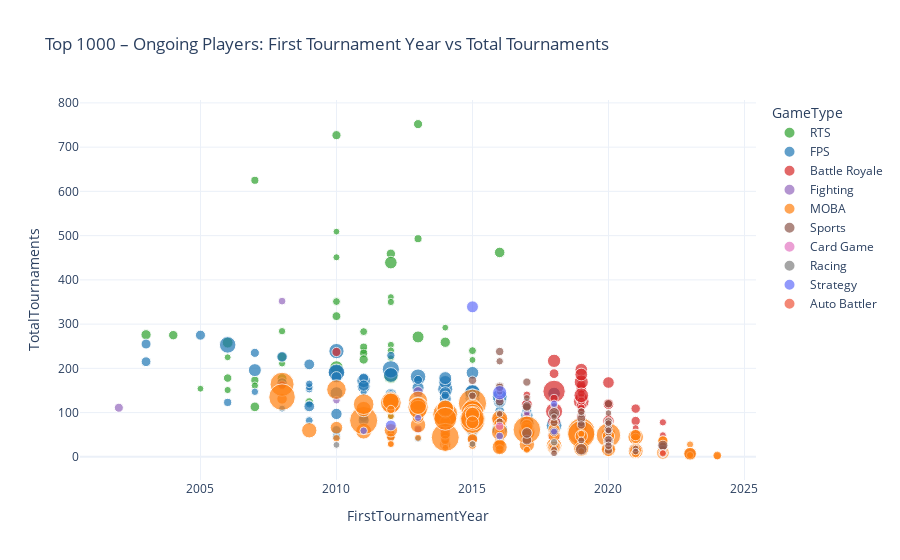
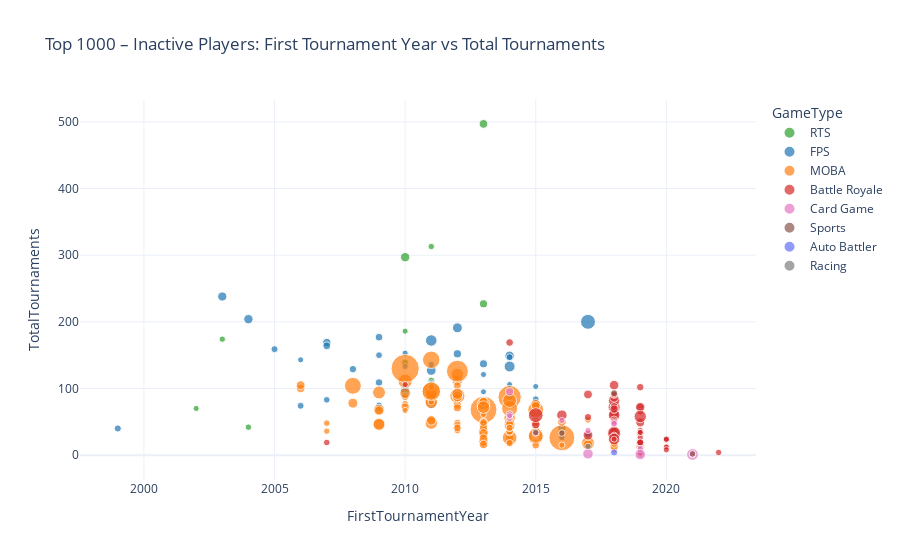

Notebook source saved alongside these figures, in order:
### Code cell
# Merge GameName from games_df into scatter_df using GameId
scatter_df = scatter_df.merge(
    games_df[['GameId', 'GameName']],
    on='GameId',
    how='left'
)

# Update the hover_data dictionary to replace GameId with GameName
hover_data = {
    'GameType': True,
    'GameName': True,
    'FirstTournamentYear': True,
    'LastTournamentYear': True,
    'TotalUSDPrize': True,
    'TotalTournaments': True
}

# Regenerate data subsets
ongoing_df = scatter_df[scatter_df['CareerStatus'] == 'Ongoing']
inactive_df = scatter_df[scatter_df['CareerStatus'] == 'Inactive']

# Scatterplot for Ongoing players
fig_ongoing = px.scatter(
    ongoing_df,
    x='FirstTournamentYear',
    y='TotalTournaments',
    color='GameType',
    color_discrete_map=game_type_palette,
    size='TotalUSDPrize',
    hover_name='CurrentHandle',
    hover_data=hover_data,
    title='Top 1000 – Ongoing Players: First Tournament Year vs Total Tournaments',
    template='plotly_white'
)

# Scatterplot for Inactive players
fig_inactive = px.scatter(
    inactive_df,
    x='FirstTournamentYear',
    y='TotalTournaments',
    color='GameType',
    color_discrete_map=game_type_palette,
    size='TotalUSDPrize',
    hover_name='CurrentHandle',
    hover_data=hover_data,
    title='Top 1000 – Inactive Players: First Tournament Year vs Total Tournaments',
    template='plotly_white'
)

# Show both figures
fig_ongoing.show()
fig_inactive.show()


Bugha
arT
Clem
Angry Bird
Collapse
Firstkiller
M0nkey M00n
BunnyHoppor
MagnusCarlsen
A
Kaydop
Punk
Th0masHD
Cat
ana

### Figure 1 — Plotly figure (JSON) as saved in the notebook; plotly's stock layout.template omitted (floating-point values rounded to 4 significant figures; data arrays with more than 128 entries replaced by an {"elided": "..."} marker saying what was removed)
{"data": [{"customdata": {"elided": "44x4 mixed values"}, "hovertemplate": "<b>%{hovertext}</b><br><br>GameType=%{customdata[0]}<br>FirstTournamentYear=%{x}<br>TotalTournaments=%{y}<br>TotalUSDPrize=%{customdata[3]}<br>GameName=%{customdata[1]}<br>LastTournamentYear=%{customdata[2]}<extra></extra>", "hovertext": ["MC", "ByuN", "Lyn", "DongRaeGu", "GuMiho", "Moon", "Maru", "PartinG", "SpeCial", "Nerchio", "Happy", "Fly100%", "Infi", "TH000", "Flash", "Jaedong", "Stork", "Bisu", "ZerO", "Light", "TY", "Soulkey", "Stats", "Classic", "Scarlett", "mini", "Rain", "herO", "Trap", "soO", "HeRoMaRinE", "Dark", "Solar", "ShoWTimE", "Rogue", "MarineLorD", "Serral", "Cure", "Clem", "Elazer", "TheViper", "Reynor", "Oliveira", "Hera"], "legendgroup": "RTS", "marker": {"color": "#2ca02c", "size": [537700.0, 634300.0, 668400.0, 359700.0, 345500.0, 782600.0, 1356000.0, 482300.0, 464800.0, 376600.0, 485300.0, 348700.0, 503300.0, 401900.0, 700800.0, 876400.0, 387200.0, 537900.0, 377900.0, 356800.0, 727400.0, 510600.0, 637700.0, 582700.0, 472100.0, 381200.0, 379100.0, 660300.0, 409700.0, 645400.0, 357600.0, 1194000.0, 629900.0, 393100.0, 1079000.0, 351200.0, 1666000.0, 484500.0, 832700.0, 346200.0, 409100.0, 804500.0, 473200.0, 361700.0], "sizemode": "area", "sizeref": 15030.0, "symbol": "circle"}, "mode": "markers", "name": "RTS", "orientation": "v", "showlegend": true, "type": "scatter", "x": [2009, 2010, 2004, 2011, 2010, 2003, 2010, 2011, 2010, 2010, 2007, 2005, 2007, 2007, 2007, 2006, 2006, 2006, 2008, 2006, 2008, 2011, 2008, 2010, 2011, 2012, 2012, 2012, 2012, 2011, 2012, 2012, 2013, 2012, 2013, 2012, 2012, 2013, 2016, 2014, 2008, 2014, 2015, 2015], "xaxis": "x", "y": [124, 727, 275, 240, 509, 276, 202, 248, 351, 451, 625, 154, 173, 161, 113, 258, 151, 178, 211, 225, 177, 234, 226, 318, 283, 253, 92, 459, 240, 220, 361, 439, 752, 350, 271, 223, 183, 493, 462, 292, 284, 259, 240, 219], "yaxis": "y"}, {"customdata": {"elided": "218x4 mixed values"}, "hovertemplate": "<b>%{hovertext}</b><br><br>GameType=%{customdata[0]}<br>FirstTournamentYear=%{x}<br>TotalTournaments=%{y}<br>TotalUSDPrize=%{customdata[3]}<br>GameName=%{customdata[1]}<br>LastTournamentYear=%{customdata[2]}<extra></extra>", "hovertext": {"elided": "218 str values"}, "legendgroup": "FPS", "marker": {"color": "#1f77b4", "size": {"elided": "218 float values"}, "sizemode": "area", "sizeref": 15030.0, "symbol": "circle"}, "mode": "markers", "name": "FPS", "orientation": "v", "showlegend": true, "type": "scatter", "x": {"elided": "218 int values"}, "xaxis": "x", "y": {"elided": "218 int values"}, "yaxis": "y"}, {"customdata": {"elided": "147x4 mixed values"}, "hovertemplate": "<b>%{hovertext}</b><br><br>GameType=%{customdata[0]}<br>FirstTournamentYear=%{x}<br>TotalTournaments=%{y}<br>TotalUSDPrize=%{customdata[3]}<br>GameName=%{customdata[1]}<br>LastTournamentYear=%{customdata[2]}<extra></extra>", "hovertext": {"elided": "147 str values"}, "legendgroup": "Battle Royale", "marker": {"color": "#d62728", "size": {"elided": "147 float values"}, "sizemode": "area", "sizeref": 15030.0, "symbol": "circle"}, "mode": "markers", "name": "Battle Royale", "orientation": "v", "showlegend": true, "type": "scatter", "x": {"elided": "147 int values"}, "xaxis": "x", "y": {"elided": "147 int values"}, "yaxis": "y"}, {"customdata": [["Fighting", "Tekken 7", 2025, 438200.0], ["Fighting", "Street Fighter V: Arcade Edition", 2025, 613800.0], ["Fighting", "Street Fighter V", 2025, 405200.0], ["Fighting", "Super Smash Bros. Melee", 2025, 453715], ["Fighting", "Dragon Ball FighterZ", 2024, 809700.0], ["Fighting", "Street Fighter V", 2025, 496900.0], ["Fighting", "Street Fighter V: Arcade Edition", 2024, 646100.0], ["Fighting", "Street Fighter 6", 2025, 345500.0], ["Fighting", "Street Fighter V: Champion Edition", 2025, 528000.0], ["Fighting", "Street Fighter 6", 2025, 548800.0], ["Fighting", "Street Fighter 6", 2025, 353800.0], ["Fighting", "Street Fighter V: Champion Edition", 2025, 337800.0], ["Fighting", "Tekken 7", 2024, 402100.0], ["Fighting", "Tekken 7", 2025, 538300.0], ["Fighting", "Tekken 7", 2024, 455900.0], ["Fighting", "Street Fighter 6", 2025, 1456000.0], ["Fighting", "Street Fighter 6", 2024, 1006000.0]], "hovertemplate": "<b>%{hovertext}</b><br><br>GameType=%{customdata[0]}<br>FirstTournamentYear=%{x}<br>TotalTournaments=%{y}<br>TotalUSDPrize=%{customdata[3]}<br>GameName=%{customdata[1]}<br>LastTournamentYear=%{customdata[2]}<extra></extra>", "hovertext": ["Knee", "Tokido", "NuckleDu", "Hungrybox", "SonicFox", "Xiao Hai", "Gachikun", "Chris Wong", "Punk", "MenaRD", "Angry Bird", "iDom", "Arslan Ash", "Ulsan", "Atif Butt", "Kakeru", "UMA"], "legendgroup": "Fighting", "marker": {"color": "#9467bd", "size": [438200.0, 613800.0, 405200.0, 453700.0, 809700.0, 496900.0, 646100.0, 345500.0, 528000.0, 548800.0, 353800.0, 337800.0, 402100.0, 538300.0, 455900.0, 1456000.0, 1006000.0], "sizemode": "area", "sizeref": 15030.0, "symbol": "circle"}, "mode": "markers", "name": "Fighting", "orientation": "v", "showlegend": true, "type": "scatter", "x": [2010, 2002, 2012, 2008, 2013, 2013, 2015, 2016, 2016, 2017, 2017, 2017, 2018, 2018, 2019, 2021, 2023], "xaxis": "x", "y": [128, 111, 106, 352, 147, 63, 38, 14, 130, 41, 29, 99, 51, 58, 15, 15, 6], "yaxis": "y"}, {"customdata": {"elided": "225x4 mixed values"}, "hovertemplate": "<b>%{hovertext}</b><br><br>GameType=%{customdata[0]}<br>FirstTournamentYear=%{x}<br>TotalTournaments=%{y}<br>TotalUSDPrize=%{customdata[3]}<br>GameName=%{customdata[1]}<br>LastTournamentYear=%{customdata[2]}<extra></extra>", "hovertext": {"elided": "225 str values"}, "legendgroup": "MOBA", "marker": {"color": "#ff7f0e", "size": {"elided": "225 float values"}, "sizemode": "area", "sizeref": 15030.0, "symbol": "circle"}, "mode": "markers", "name": "MOBA", "orientation": "v", "showlegend": true, "type": "scatter", "x": {"elided": "225 int values"}, "xaxis": "x", "y": {"elided": "225 int values"}, "yaxis": "y"}, {"customdata": {"elided": "54x4 mixed values"}, "hovertemplate": "<b>%{hovertext}</b><br><br>GameType=%{customdata[0]}<br>FirstTournamentYear=%{x}<br>TotalTournaments=%{y}<br>TotalUSDPrize=%{customdata[3]}<br>GameName=%{customdata[1]}<br>LastTournamentYear=%{customdata[2]}<extra></extra>", "hovertext": ["GarrettG", "Turbopolsa", "JKnaps", "torment", "caiotg1", "Kaydop", "Fairy Peak!", "SquishyMuffinz", "MSdossary7", "Chicago", "Nicolas99FC", "TekKz", "jstn.", "Atomic", "Firstkiller", "Drini", "AYYJAYY", "Alpha54", "Cizzorz", "Arsenal", "Extra", "Paulo Neto", "caard", "M0nkey M00n", "comm", "Itachi", "ExoTiiK", "Ahmad", "PHzin", "Umut", "BeastMode", "ApparentlyJack", "trk511", "Daniel", "Levi de Weerd", "Neat", "rise.", "Radosin", "yanxnz", "zen", "Vatira", "Seikoo", "Rw9", "Kiileerrz", "Matias", "Mark11", "EmreYilmaz", "ManuBachoore", "Henry", "Wesley", "Jonbeast", "Vejrgang", "jafonsogv", "Dez"], "legendgroup": "Sports", "marker": {"color": "#8c564b", "size": [546100.0, 441400.0, 585400.0, 325000.0, 340300.0, 536500.0, 418300.0, 497500.0, 724100.0, 584500.0, 851400.0, 672500.0, 507000.0, 642900.0, 514500.0, 345000.0, 358300.0, 585500.0, 353000.0, 335300.0, 468300.0, 369600.0, 393000.0, 925600.0, 334200.0, 376400.0, 456900.0, 337900.0, 610200.0, 756900.0, 591400.0, 335300.0, 468100.0, 518200.0, 375400.0, 408500.0, 513200.0, 392700.0, 552800.0, 398600.0, 485000.0, 587500.0, 369900.0, 353700.0, 473800.0, 330400.0, 397100.0, 541200.0, 1028000.0, 488900.0, 340000.0, 791000.0, 442100.0, 418500.0], "sizemode": "area", "sizeref": 15030.0, "symbol": "circle"}, "mode": "markers", "name": "Sports", "orientation": "v", "showlegend": true, "type": "scatter", "x": [2015, 2015, 2016, 2016, 2016, 2016, 2016, 2016, 2017, 2016, 2017, 2018, 2017, 2017, 2017, 2018, 2017, 2018, 2018, 2018, 2018, 2019, 2018, 2018, 2019, 2016, 2019, 2018, 2020, 2020, 2019, 2020, 2019, 2020, 2020, 2020, 2019, 2020, 2020, 2020, 2020, 2020, 2020, 2020, 2020, 2021, 2022, 2022, 2019, 2020, 2021, 2022, 2020, 2022], "xaxis": "x", "y": [173, 138, 159, 147, 97, 238, 216, 157, 38, 125, 54, 57, 112, 114, 169, 17, 133, 97, 8, 115, 77, 37, 96, 99, 95, 80, 77, 90, 33, 37, 87, 99, 102, 120, 35, 33, 72, 73, 80, 55, 79, 62, 76, 60, 39, 19, 18, 24, 17, 15, 12, 26, 25, 7], "yaxis": "y"}, {"customdata": [["Card Game", "Hearthstone", 2024, 508500.0]], "hovertemplate": "<b>%{hovertext}</b><br><br>GameType=%{customdata[0]}<br>FirstTournamentYear=%{x}<br>TotalTournaments=%{y}<br>TotalUSDPrize=%{customdata[3]}<br>GameName=%{customdata[1]}<br>LastTournamentYear=%{customdata[2]}<extra></extra>", "hovertext": ["BunnyHoppor"], "legendgroup": "Card Game", "marker": {"color": "#e377c2", "size": [508500.0], "sizemode": "area", "sizeref": 15030.0, "symbol": "circle"}, "mode": "markers", "name": "Card Game", "orientation": "v", "showlegend": true, "type": "scatter", "x": [2016], "xaxis": "x", "y": [69], "yaxis": "y"}, {"customdata": [["Racing", "rFactor 2", 2024, 353100.0], ["Racing", "iRacing.com", 2024, 339500.0], ["Racing", "iRacing.com", 2024, 422100.0]], "hovertemplate": "<b>%{hovertext}</b><br><br>GameType=%{customdata[0]}<br>FirstTournamentYear=%{x}<br>TotalTournaments=%{y}<br>TotalUSDPrize=%{customdata[3]}<br>GameName=%{customdata[1]}<br>LastTournamentYear=%{customdata[2]}<extra></extra>", "hovertext": ["Bono Huis", "Sebastian Job", "Joshua Rogers"], "legendgroup": "Racing", "marker": {"color": "#7f7f7f", "size": [353100.0, 339500.0, 422100.0], "sizemode": "area", "sizeref": 15030.0, "symbol": "circle"}, "mode": "markers", "name": "Racing", "orientation": "v", "showlegend": true, "type": "scatter", "x": [2010, 2015, 2018], "xaxis": "x", "y": [27, 29, 33], "yaxis": "y"}, {"customdata": [["Strategy", "Chess.com", 2025, 1073000.0], ["Strategy", "Chess.com", 2024, 895400.0], ["Strategy", "Chess.com", 2024, 458000.0], ["Strategy", "Chess.com", 2024, 376900.0], ["Strategy", "Chess.com", 2024, 428500.0], ["Strategy", "Chess.com", 2024, 391300.0], ["Strategy", "Chess.com", 2025, 1521000.0], ["Strategy", "Chess.com", 2024, 408500.0]], "hovertemplate": "<b>%{hovertext}</b><br><br>GameType=%{customdata[0]}<br>FirstTournamentYear=%{x}<br>TotalTournaments=%{y}<br>TotalUSDPrize=%{customdata[3]}<br>GameName=%{customdata[1]}<br>LastTournamentYear=%{customdata[2]}<extra></extra>", "hovertext": ["Hikaru", "GMWSO", "LevonAronian", "AnishGiri", "lachesisQ", "FabianoCaruana", "MagnusCarlsen", "Firouzja2003"], "legendgroup": "Strategy", "marker": {"color": "#636efa", "size": [1073000.0, 895400.0, 458000.0, 376900.0, 428500.0, 391300.0, 1521000.0, 408500.0], "sizemode": "area", "sizeref": 15030.0, "symbol": "circle"}, "mode": "markers", "name": "Strategy", "orientation": "v", "showlegend": true, "type": "scatter", "x": [2015, 2012, 2016, 2018, 2011, 2013, 2016, 2018], "xaxis": "x", "y": [339, 71, 47, 57, 59, 88, 145, 120], "yaxis": "y"}, {"customdata": [["Auto Battler", "Teamfight Tactics", 2024, 324405], ["Auto Battler", "Teamfight Tactics", 2024, 402162]], "hovertemplate": "<b>%{hovertext}</b><br><br>GameType=%{customdata[0]}<br>FirstTournamentYear=%{x}<br>TotalTournaments=%{y}<br>TotalUSDPrize=%{customdata[3]}<br>GameName=%{customdata[1]}<br>LastTournamentYear=%{customdata[2]}<extra></extra>", "hovertext": ["A Hao", "Title"], "legendgroup": "Auto Battler", "marker": {"color": "#EF553B", "size": [324400.0, 402200.0], "sizemode": "area", "sizeref": 15030.0, "symbol": "circle"}, "mode": "markers", "name": "Auto Battler", "orientation": "v", "showlegend": true, "type": "scatter", "x": [2022, 2022], "xaxis": "x", "y": [9, 8], "yaxis": "y"}], "layout": {"legend": {"itemsizing": "constant", "title": {"text": "GameType"}, "tracegroupgap": 0}, "title": {"text": "Top 1000 – Ongoing Players: First Tournament Year vs Total Tournaments"}, "xaxis": {"anchor": "y", "domain": [0, 1], "title": {"text": "FirstTournamentYear"}}, "yaxis": {"anchor": "x", "domain": [0, 1], "title": {"text": "TotalTournaments"}}}}

### Figure 2 — Plotly figure (JSON) as saved in the notebook; plotly's stock layout.template omitted (floating-point values rounded to 4 significant figures; data arrays with more than 128 entries replaced by an {"elided": "..."} marker saying what was removed)
{"data": [{"customdata": [["RTS", "StarCraft II", 2023, 419600.0], ["RTS", "StarCraft II", 2019, 451900.0], ["RTS", "StarCraft II", 2023, 417200.0], ["RTS", "StarCraft: Brood War", 2019, 337400.0], ["RTS", "StarCraft II", 2023, 333100.0], ["RTS", "WarCraft III", 2022, 363600.0], ["RTS", "StarCraft II", 2019, 375000.0], ["RTS", "StarCraft II", 2016, 475900.0], ["RTS", "StarCraft: Brood War", 2018, 376100.0], ["RTS", "StarCraft II", 2023, 799200.0], ["RTS", "StarCraft II", 2023, 665400.0], ["RTS", "StarCraft II", 2023, 589700.0], ["RTS", "StarCraft II", 2022, 690100.0]], "hovertemplate": "<b>%{hovertext}</b><br><br>GameType=%{customdata[0]}<br>FirstTournamentYear=%{x}<br>TotalTournaments=%{y}<br>TotalUSDPrize=%{customdata[3]}<br>GameName=%{customdata[1]}<br>LastTournamentYear=%{customdata[2]}<extra></extra>", "hovertext": ["Mvp", "Polt", "MMA", "NaDa", "Leenock", "Grubby", "Snute", "Life", "sAviOr", "INnoVation", "sOs", "Neeb", "Zest"], "legendgroup": "RTS", "marker": {"color": "#2ca02c", "size": [419600.0, 451900.0, 417200.0, 337400.0, 333100.0, 363600.0, 375000.0, 475900.0, 376100.0, 799200.0, 665400.0, 589700.0, 690100.0], "sizemode": "area", "sizeref": 17960.0, "symbol": "circle"}, "mode": "markers", "name": "RTS", "orientation": "v", "showlegend": true, "type": "scatter", "x": [2009, 2010, 2011, 2002, 2010, 2003, 2011, 2011, 2004, 2010, 2011, 2013, 2013], "xaxis": "x", "y": [70, 139, 112, 70, 186, 174, 313, 76, 42, 297, 105, 227, 497], "yaxis": "y"}, {"customdata": {"elided": "60x4 mixed values"}, "hovertemplate": "<b>%{hovertext}</b><br><br>GameType=%{customdata[0]}<br>FirstTournamentYear=%{x}<br>TotalTournaments=%{y}<br>TotalUSDPrize=%{customdata[3]}<br>GameName=%{customdata[1]}<br>LastTournamentYear=%{customdata[2]}<extra></extra>", "hovertext": ["Fatal1ty", "Ace", "Enable", "Pistola", "neo", "pashaBiceps", "Dosia", "Zeus", "Xizt", "fnx", "dennis", "RpK", "MSL", "AdreN", "ScreaM", "Xyp9x", "Karma", "Scump", "JKap", "Aches", "John", "flusha", "Happy", "chrisJ", "KIOSHIMA", "Slacked", "cajunb", "byali", "aizy", "Apathy", "suNny", "mixwell", "tarik", "fer", "boltz", "ZooMaa", "Bean", "Octane", "julio", "Zer0", "SiLLY", "DBQ", "Prestinni", "Xplosive", "super", "Moth", "ChoiHyoBin", "Fleta", "Gesture", "Profit", "Void", "Pengu", "Fabian", "Striker", "Kamikaze", "SANJI", "ANS", "Edison", "Achieved", "Mack"], "legendgroup": "FPS", "marker": {"color": "#1f77b4", "size": [458700.0, 371000.0, 522600.0, 399800.0, 762300.0, 625100.0, 334500.0, 792600.0, 549500.0, 433300.0, 373300.0, 562200.0, 351400.0, 446900.0, 342700.0, 2003000.0, 842800.0, 1194000.0, 714200.0, 482200.0, 555500.0, 888600.0, 496500.0, 608700.0, 379000.0, 401100.0, 423300.0, 583500.0, 338000.0, 605600.0, 331600.0, 325200.0, 797300.0, 1079000.0, 426000.0, 387500.0, 467000.0, 886900.0, 488000.0, 399400.0, 346600.0, 513000.0, 622500.0, 332300.0, 423600.0, 418300.0, 417100.0, 437800.0, 334800.0, 374100.0, 356100.0, 374100.0, 340100.0, 571300.0, 388200.0, 325200.0, 345700.0, 352400.0, 387000.0, 361500.0], "sizemode": "area", "sizeref": 17960.0, "symbol": "circle"}, "mode": "markers", "name": "FPS", "orientation": "v", "showlegend": true, "type": "scatter", "x": [1999, 2009, 2009, 2007, 2003, 2007, 2006, 2004, 2009, 2006, 2010, 2007, 2010, 2005, 2010, 2017, 2011, 2011, 2010, 2010, 2011, 2012, 2008, 2012, 2011, 2011, 2009, 2013, 2013, 2011, 2013, 2014, 2014, 2014, 2014, 2014, 2013, 2015, 2015, 2015, 2015, 2013, 2016, 2015, 2016, 2017, 2017, 2017, 2017, 2017, 2017, 2016, 2016, 2017, 2017, 2018, 2018, 2018, 2017, 2020], "xaxis": "x", "y": [40, 75, 109, 83, 238, 169, 143, 204, 177, 74, 102, 164, 133, 159, 153, 200, 127, 172, 97, 89, 78, 191, 129, 152, 136, 108, 150, 137, 121, 76, 95, 106, 149, 133, 147, 88, 41, 75, 35, 84, 47, 43, 40, 103, 28, 17, 18, 24, 16, 21, 22, 34, 26, 15, 31, 66, 16, 16, 30, 24], "yaxis": "y"}, {"customdata": {"elided": "127x4 mixed values"}, "hovertemplate": "<b>%{hovertext}</b><br><br>GameType=%{customdata[0]}<br>FirstTournamentYear=%{x}<br>TotalTournaments=%{y}<br>TotalUSDPrize=%{customdata[3]}<br>GameName=%{customdata[1]}<br>LastTournamentYear=%{customdata[2]}<extra></extra>", "hovertext": ["Doublelift", "sOAZ", "iceiceice", "ArtStyle", "XBOCT", "MMY!", "LaNm", "MiSeRy", "SanSheng", "Ferrari_430", "DDC", "G", "Fear", "Pajkatt", "UNiVeRsE", "Ambition", "alwayswannafly", "Akke", "Loda", "Mu", "Mushi", "BurNIng", "rOtK", "Super", "Sylar", "ChuaN", "PraY", "Aui_2000", "Silent", "N0tail", "Funn1k", "ClearLove", "Illidan", "EternaLEnVy", "AdmiralBulldog", "s4", "Bang", "Ohaiyo", "ninjaboogie", "FATA", "EGM", "Banana", "JerAx", "Mata", "Bengi", "Wolf", "Deft", "pieliedie", "bOne7", "Fenrir", "Cty", "GorillA", "PawN", "Jankos", "Looper", "SwordArt", "MSS", "MP", "March", "Febby", "QO", "Forev", "ppd", "Zai", "PerkZ", "Khan", "Limmp", "MoonMeander", "Andinster", "BaRRaCCuDDa", "Inflame", "Wunder", "bLink", "garder", "Moogy", "NeverEnd", "Karsa", "JeffHindla", "DkPhobos", "Xz", "Matumbaman", "DuBu", "Crown", "Q", "Agressif", "w33", "9pasha", "old chicken", "Nikobaby", "iceice", "CuVee", "Huni", "YapzOr", "Rich", "Ttsst", "Shiki", "343", "Eyyou", "Moo", "Reset", "sake", "Blank", "YawaR", "KyoCha", "Six", "SVG", "SamH", "Taiga", "Shadow", "RodjER", "ana", "Fade", "Haru", "Bryle", "illias", "Karl", "JiuLong", "JiuCheng", "ChenXia", "ZuiChu", "Hurt", "Alan", "NuoYan", "WuMing", "ShenRen", "ShiJiu", "Ice"], "legendgroup": "MOBA", "marker": {"color": "#ff7f0e", "size": [336500.0, 422300.0, 1813000.0, 364600.0, 663200.0, 1112000.0, 1529000.0, 1505000.0, 1208000.0, 597900.0, 1345000.0, 437100.0, 2565000.0, 334900.0, 3057000.0, 553500.0, 370000.0, 648700.0, 705200.0, 1391000.0, 1029000.0, 896600.0, 800200.0, 1764000.0, 1227000.0, 741400.0, 374900.0, 2074000.0, 325000.0, 7184000.0, 443500.0, 516400.0, 388800.0, 992700.0, 638200.0, 2749000.0, 915900.0, 586000.0, 475400.0, 1411000.0, 677600.0, 1283000.0, 6487000.0, 549300.0, 810900.0, 913200.0, 533700.0, 994700.0, 328700.0, 1406000.0, 377500.0, 329800.0, 441000.0, 519300.0, 346600.0, 352300.0, 723600.0, 592700.0, 383200.0, 616200.0, 591300.0, 541500.0, 3029000.0, 4293000.0, 585700.0, 400500.0, 559600.0, 1104000.0, 324500.0, 353000.0, 601900.0, 437200.0, 1961000.0, 705500.0, 1222000.0, 426700.0, 575500.0, 326600.0, 383600.0, 692300.0, 4873000.0, 823800.0, 484200.0, 1082000.0, 871500.0, 2294000.0, 1733000.0, 567000.0, 455300.0, 2005000.0, 488400.0, 357700.0, 2299000.0, 458800.0, 354400.0, 653500.0, 392800.0, 430300.0, 899300.0, 360200.0, 462800.0, 559500.0, 630100.0, 465300.0, 327000.0, 494900.0, 500200.0, 651500.0, 1982000.0, 1405000.0, 6024000.0, 680500.0, 352800.0, 407000.0, 380100.0, 349800.0, 442400.0, 524600.0, 385800.0, 335400.0, 581500.0, 1509000.0, 938400.0, 748200.0, 606300.0, 515800.0, 463700.0], "sizemode": "area", "sizeref": 17960.0, "symbol": "circle"}, "mode": "markers", "name": "MOBA", "orientation": "v", "showlegend": true, "type": "scatter", "x": [2011, 2010, 2010, 2007, 2011, 2009, 2011, 2009, 2009, 2010, 2011, 2010, 2008, 2010, 2011, 2012, 2011, 2006, 2006, 2011, 2010, 2008, 2011, 2011, 2011, 2009, 2012, 2012, 2012, 2010, 2011, 2012, 2011, 2012, 2012, 2011, 2013, 2012, 2012, 2012, 2012, 2009, 2013, 2013, 2013, 2013, 2013, 2012, 2013, 2013, 2013, 2013, 2013, 2012, 2013, 2013, 2013, 2013, 2013, 2013, 2013, 2013, 2011, 2012, 2014, 2014, 2012, 2012, 2014, 2014, 2014, 2014, 2014, 2013, 2014, 2014, 2014, 2013, 2007, 2013, 2014, 2014, 2014, 2014, 2014, 2014, 2014, 2014, 2014, 2015, 2015, 2015, 2015, 2015, 2015, 2013, 2015, 2015, 2015, 2015, 2015, 2015, 2015, 2015, 2015, 2015, 2015, 2015, 2015, 2013, 2016, 2016, 2016, 2017, 2017, 2018, 2018, 2018, 2018, 2018, 2017, 2017, 2017, 2019, 2018, 2019, 2018], "xaxis": "x", "y": [55, 77, 111, 36, 80, 68, 82, 94, 47, 72, 79, 87, 104, 67, 95, 39, 106, 100, 105, 48, 93, 78, 52, 94, 92, 67, 37, 89, 92, 130, 102, 48, 80, 112, 75, 143, 34, 71, 45, 121, 86, 46, 68, 38, 21, 35, 50, 88, 61, 77, 25, 29, 28, 41, 17, 38, 80, 47, 40, 46, 41, 49, 96, 126, 33, 31, 104, 92, 18, 27, 26, 36, 26, 33, 56, 34, 36, 18, 48, 25, 87, 51, 18, 46, 43, 70, 82, 47, 41, 27, 21, 19, 68, 37, 32, 16, 34, 32, 76, 30, 30, 15, 51, 31, 31, 48, 38, 74, 29, 72, 26, 50, 15, 53, 21, 32, 14, 12, 9, 8, 19, 18, 15, 12, 13, 9, 17], "yaxis": "y"}, {"customdata": {"elided": "60x4 mixed values"}, "hovertemplate": "<b>%{hovertext}</b><br><br>GameType=%{customdata[0]}<br>FirstTournamentYear=%{x}<br>TotalTournaments=%{y}<br>TotalUSDPrize=%{customdata[3]}<br>GameName=%{customdata[1]}<br>LastTournamentYear=%{customdata[2]}<extra></extra>", "hovertext": ["TeePee", "ProblemWright", "Rated", "ubah", "psalm", "Priestahh", "Tfue", "ESTH3R", "mxey", "Poonage", "Kinstaar", "Skite", "Cloakzy", "72hrs", "Poach", "Chap", "Zayt", "Vivid", "Mitr0", "Reverse2k", "Saf", "Elevate", "Bizzle", "Kreo", "ZexRow", "K1nzell", "Nyhrox", "Tschiiinken", "Rojo", "Vinny1x", "Nayte", "stompy", "Dubs", "Riversan", "teeq", "Commandment", "Megga", "Crue", "Kiryache", "Arkhram", "Falconer", "Mellman", "hiimtylerh", "Suezhoo", "Zand", "matic", "Wolfiez", "alyaGG", "coolboy", "General", "xxxLu", "TheCruz", "Xinhe", "Hasaki", "mequ", "Tixzy", "pickfeet", "Beautiful", "Mix6GG", "Li"], "legendgroup": "Battle Royale", "marker": {"color": "#d62728", "size": [344500.0, 397700.0, 535900.0, 676500.0, 1960000.0, 992500.0, 702800.0, 871900.0, 491800.0, 330900.0, 417400.0, 870000.0, 464700.0, 332200.0, 358900.0, 360100.0, 1332000.0, 464100.0, 830300.0, 365600.0, 1210000.0, 994400.0, 664800.0, 1244000.0, 516100.0, 328200.0, 1543000.0, 331400.0, 1216000.0, 326900.0, 560300.0, 634400.0, 566300.0, 409300.0, 496400.0, 510900.0, 413700.0, 728500.0, 396200.0, 791900.0, 516800.0, 344700.0, 341200.0, 341200.0, 341300.0, 372600.0, 1368000.0, 342500.0, 513200.0, 334700.0, 335200.0, 381200.0, 389500.0, 491000.0, 350600.0, 355400.0, 324700.0, 324000.0, 350500.0, 372300.0], "sizemode": "area", "sizeref": 17960.0, "symbol": "circle"}, "mode": "markers", "name": "Battle Royale", "orientation": "v", "showlegend": true, "type": "scatter", "x": [2010, 2007, 2014, 2015, 2015, 2016, 2017, 2017, 2017, 2018, 2018, 2018, 2018, 2018, 2018, 2018, 2018, 2018, 2018, 2018, 2018, 2018, 2018, 2018, 2018, 2018, 2018, 2018, 2018, 2018, 2018, 2018, 2018, 2018, 2019, 2019, 2019, 2019, 2018, 2019, 2019, 2019, 2019, 2019, 2019, 2019, 2019, 2019, 2019, 2019, 2019, 2019, 2019, 2019, 2020, 2020, 2020, 2020, 2020, 2022], "xaxis": "x", "y": [106, 19, 169, 46, 60, 60, 91, 30, 57, 36, 67, 61, 50, 42, 30, 48, 72, 51, 105, 74, 82, 34, 86, 60, 53, 68, 33, 30, 24, 24, 73, 69, 91, 51, 72, 102, 65, 49, 91, 72, 33, 37, 1, 1, 3, 26, 58, 34, 15, 13, 34, 18, 19, 19, 23, 24, 13, 12, 8, 4], "yaxis": "y"}, {"customdata": [["Card Game", "Hearthstone", 2022, 579200.0], ["Card Game", "Hearthstone", 2023, 349000.0], ["Card Game", "Hearthstone", 2021, 502800.0], ["Card Game", "Hearthstone", 2023, 339100.0], ["Card Game", "Hearthstone", 2020, 348648], ["Card Game", "Hearthstone", 2022, 336578], ["Card Game", "Hearthstone", 2022, 352100.0], ["Card Game", "Hearthstone", 2022, 370815], ["Card Game", "Hearthstone", 2022, 403446], ["Card Game", "Shadowverse", 2018, 1003000], ["Card Game", "Magic: The Gathering Arena", 2021, 375500], ["Card Game", "Magic: The Gathering Arena", 2020, 332300], ["Card Game", "Shadowverse", 2019, 1000000], ["Card Game", "Shadowverse", 2021, 1229000.0], ["Card Game", "Shadowverse", 2021, 409500.0]], "hovertemplate": "<b>%{hovertext}</b><br><br>GameType=%{customdata[0]}<br>FirstTournamentYear=%{x}<br>TotalTournaments=%{y}<br>TotalUSDPrize=%{customdata[3]}<br>GameName=%{customdata[1]}<br>LastTournamentYear=%{customdata[2]}<extra></extra>", "hovertext": ["Thijs", "Surrender", "tom60229", "Dog", "Pavel", "bloodyface", "Hunterace", "posesi", "glory", "feg", "PVDDR", "Andrea Mengucci", "sasamumu", "kakip", "negima"], "legendgroup": "Card Game", "marker": {"color": "#e377c2", "size": [579200.0, 349000.0, 502800.0, 339100.0, 348600.0, 336600.0, 352100.0, 370800.0, 403400.0, 1003000.0, 375500.0, 332300.0, 1000000.0, 1229000.0, 409500.0], "sizemode": "area", "sizeref": 17960.0, "symbol": "circle"}, "mode": "markers", "name": "Card Game", "orientation": "v", "showlegend": true, "type": "scatter", "x": [2014, 2014, 2014, 2014, 2015, 2016, 2017, 2018, 2018, 2017, 2019, 2019, 2019, 2021, 2021], "xaxis": "x", "y": [95, 55, 61, 59, 33, 52, 37, 49, 47, 2, 8, 10, 1, 1, 1], "yaxis": "y"}, {"customdata": [["Sports", "FIFA 20", 2023, 404000.0], ["Sports", "FIFA 19", 2022, 387100.0], ["Sports", "Rocket League", 2023, 442600.0], ["Sports", "NBA 2K21", 2022, 400000]], "hovertemplate": "<b>%{hovertext}</b><br><br>GameType=%{customdata[0]}<br>FirstTournamentYear=%{x}<br>TotalTournaments=%{y}<br>TotalUSDPrize=%{customdata[3]}<br>GameName=%{customdata[1]}<br>LastTournamentYear=%{customdata[2]}<extra></extra>", "hovertext": ["HugeGorilla", "Mo_aubameyang", "Sypical", "TwoWayRoco"], "legendgroup": "Sports", "marker": {"color": "#8c564b", "size": [404000.0, 387100.0, 442600.0, 400000.0], "sizemode": "area", "sizeref": 17960.0, "symbol": "circle"}, "mode": "markers", "name": "Sports", "orientation": "v", "showlegend": true, "type": "scatter", "x": [2015, 2016, 2018, 2021], "xaxis": "x", "y": [34, 33, 93, 2], "yaxis": "y"}, {"customdata": [["Auto Battler", "Auto Chess", 2019, 467800.0]], "hovertemplate": "<b>%{hovertext}</b><br><br>GameType=%{customdata[0]}<br>FirstTournamentYear=%{x}<br>TotalTournaments=%{y}<br>TotalUSDPrize=%{customdata[3]}<br>GameName=%{customdata[1]}<br>LastTournamentYear=%{customdata[2]}<extra></extra>", "hovertext": ["Jinsoo"], "legendgroup": "Auto Battler", "marker": {"color": "#636efa", "size": [467800.0], "sizemode": "area", "sizeref": 17960.0, "symbol": "circle"}, "mode": "markers", "name": "Auto Battler", "orientation": "v", "showlegend": true, "type": "scatter", "x": [2018], "xaxis": "x", "y": [4], "yaxis": "y"}, {"customdata": [["Racing", "iRacing.com", 2023, 389700.0]], "hovertemplate": "<b>%{hovertext}</b><br><br>GameType=%{customdata[0]}<br>FirstTournamentYear=%{x}<br>TotalTournaments=%{y}<br>TotalUSDPrize=%{customdata[3]}<br>GameName=%{customdata[1]}<br>LastTournamentYear=%{customdata[2]}<extra></extra>", "hovertext": ["Frederik Rasmussen"], "legendgroup": "Racing", "marker": {"color": "#7f7f7f", "size": [389700.0], "sizemode": "area", "sizeref": 17960.0, "symbol": "circle"}, "mode": "markers", "name": "Racing", "orientation": "v", "showlegend": true, "type": "scatter", "x": [2017], "xaxis": "x", "y": [13], "yaxis": "y"}], "layout": {"legend": {"itemsizing": "constant", "title": {"text": "GameType"}, "tracegroupgap": 0}, "title": {"text": "Top 1000 – Inactive Players: First Tournament Year vs Total Tournaments"}, "xaxis": {"anchor": "y", "domain": [0, 1], "title": {"text": "FirstTournamentYear"}}, "yaxis": {"anchor": "x", "domain": [0, 1], "title": {"text": "TotalTournaments"}}}}
